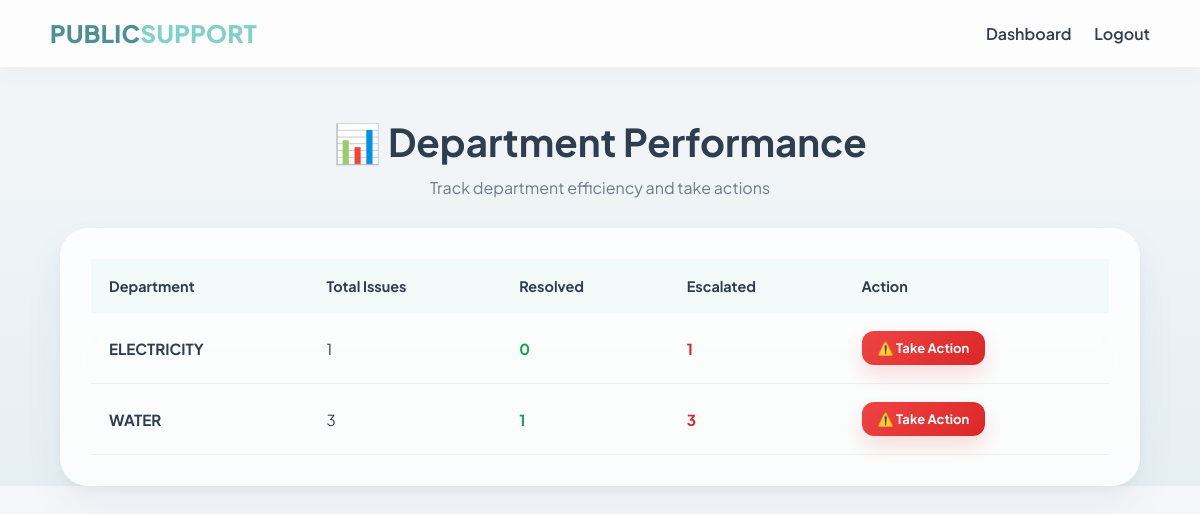
/department_performance/ (signed in), run on the app's committed database.
### reports/models.py (models this page shows, shortened)
class Issue(models.Model):
    ISSUE_TYPES = [
        ('road', 'Road Problem'),
        ('water', 'Water Supply'),
        ('electricity', 'Electricity'),
        ('garbage', 'Garbage'),
    ]
    STATUS_CHOICES = [
        ('pending', 'Pending'),
        ('in_progress', 'In Progress'),
        ('resolved', 'Resolved'),
    ]
    citizen = models.ForeignKey(User, on_delete=models.CASCADE)
    worker = models.ForeignKey(
        User,
        on_delete=models.SET_NULL,
        null=True,
        blank=True,
        related_name='assigned_worker'
    )
    description = models.TextField()
    issue_type = models.CharField(max_length=50, choices=ISSUE_TYPES)
    location = models.CharField(max_length=255)
    image = models.ImageField(upload_to='issues/', blank=True, null=True)
    status = models.CharField(max_length=20, choices=STATUS_CHOICES, default='pending')
    is_escalated = models.BooleanField(default=False)
    deadline = models.DateTimeField(null=True, blank=True)
    created_at = models.DateTimeField(auto_now_add=True)

### frontend/views.py (the view)
# urls.py: path('department_performance/', views.department_performance, name='department_performance'),
@login_required(login_url='login')
def department_performance(request):
    dept_data = Issue.objects.values('issue_type').annotate(
        total=Count('id'),
        resolved=Count('id', filter=Q(status='resolved')),
        escalated=Count('id', filter=Q(is_escalated=True))
    )
    if request.method == "POST":
        issue_type = request.POST.get("issue_type")
    return render(request, 'frontend/department_performance.html', {
        'dept_data': dept_data
    })

### frontend/templates/frontend/department_performance.html (shortened to what this page needs)
{% load static %}
<!DOCTYPE html>
<html lang="en">
<head>
    <link rel="stylesheet" href="{% static 'css/department_performance.css' %}">
</head>
<body>
<nav class="navbar">
    <h2 class="logo">PUBLIC<span>SUPPORT</span></h2>
    <div class="nav-links">
        <a href="{% url 'headAuthority' %}">Dashboard</a>
        <a href="{% url 'logout' %}" class="logout">Logout</a>
    </div>
</nav>
<div class="header">
    <h1>📊 Department Performance</h1>
    <p>Track department efficiency and take actions</p>
</div>
<div class="table-container">
    <table class="perf-table">
        <thead>
            <tr>
                <th>Department</th>
                <th>Total Issues</th>
                <th>Resolved</th>
                <th>Escalated</th>
                <th>Action</th>
            </tr>
        </thead>
        <tbody>
            {% for d in dept_data %}
            <tr>
                <td class="dept-name">{{ d.issue_type|upper }}</td>
                <td>{{ d.total }}</td>
                <td class="resolved">{{ d.resolved }}</td>
                <td class="escalated">{{ d.escalated }}</td>
                <td>
                    <a href="{% url 'action' d.issue_type %}" class="action-btn">
                        ⚠️ Take Action
                    </a>
                </td>
            </tr>
            {% empty %}
            <tr>
                <td colspan="5" class="empty">
                    No data available 🎉
                </td>
            </tr>
            {% endfor %}
        </tbody>
    </table>
</div>
</body>
</html>

### static/css/department_performance.css (style rules this page uses)
:root { --bg-main: #f5f7fa; --bg-surface: #ffffff; --bg-card: rgba(255,255,255,0.82); --accent-primary: #4E8F95; --accent-secondary: #7FD1C9; --accent-warm: #5FA3A6; --danger: #ef4444; --text-dark: #2F3E4F; --text-muted: #6C7A8C; --border-color: #dde5ea; }
* { margin: 0; padding: 0; box-sizing: border-box; font-family: 'Plus Jakarta Sans', sans-serif; }
body { background: linear-gradient(180deg,#f5f7fa,#e6eff2); color: var(--text-dark); }
nav { display: flex; justify-content: space-between; align-items: center; padding: 18px 50px; background: rgba(255,255,255,0.78); backdrop-filter: blur(12px); border-bottom: 1px solid rgba(255,255,255,0.35); box-shadow: 0 8px 20px rgba(47,62,79,0.04); }
nav h2 { font-weight: 800; color: var(--accent-primary); letter-spacing: 0.4px; }
nav h2 span { color: var(--accent-secondary); }
.nav-links a { margin-left: 20px; text-decoration: none; color: var(--text-dark); font-weight: 600; transition: 0.25s; }
.header { text-align: center; margin: 50px 0 30px; }
.header h1 { font-size: 2.4rem; color: var(--text-dark); margin-bottom: 10px; }
.header p { color: var(--text-muted); font-size: 1rem; }
.table-container { width: 90%; margin: auto; background: var(--bg-card); backdrop-filter: blur(14px); padding: 30px; border-radius: 28px; border: 1px solid rgba(255,255,255,0.35); box-shadow: 0 20px 40px rgba(47,62,79,0.06), 0 5px 12px rgba(47,62,79,0.04); }
.perf-table { width: 100%; border-collapse: collapse; }
.perf-table thead { background: rgba(127,209,201,0.08); }
.perf-table th { padding: 18px; text-align: left; font-weight: 700; color: var(--text-dark); font-size: 0.9rem; }
.perf-table td { padding: 18px; border-bottom: 1px solid rgba(0,0,0,0.05); font-size: 0.95rem; }
.perf-table tbody tr { transition: 0.2s; }
.dept-name { font-weight: 700; color: var(--text-dark); }
.resolved { color: #16a34a; font-weight: 700; }
.escalated { color: #dc2626; font-weight: 700; }
.action-btn { background: linear-gradient( 135deg, #ef4444, #dc2626 ); color: white; padding: 9px 16px; border-radius: 12px; text-decoration: none; font-size: 13px; font-weight: 700; display: inline-block; transition: 0.25s; box-shadow: 0 10px 20px rgba(239,68,68,0.18); }

### data on the page
Issue: issue_type "ELECTRICITY", total "1", resolved "0", escalated "1"

### other printed values
{{ d.issue_type|upper }} "WATER"
{{ d.total }} "3"
{{ d.resolved }} "1"
{{ d.escalated }} "3"
